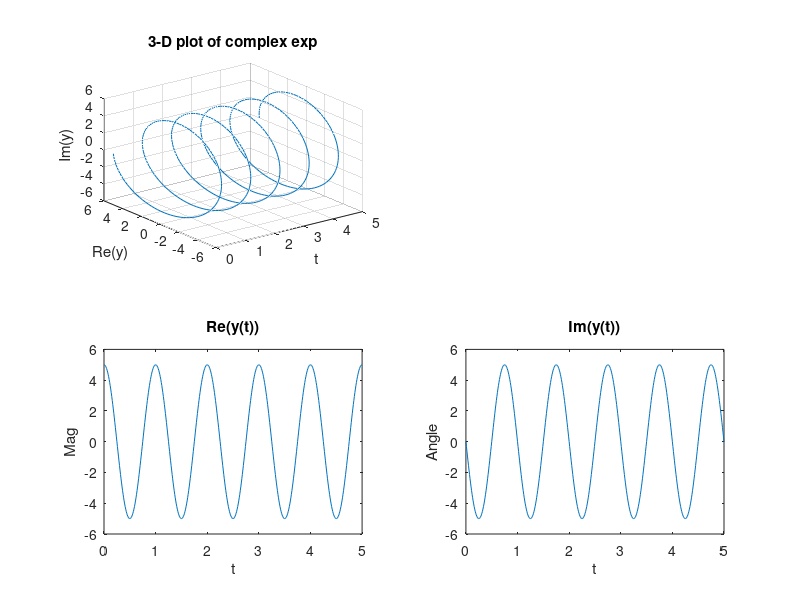
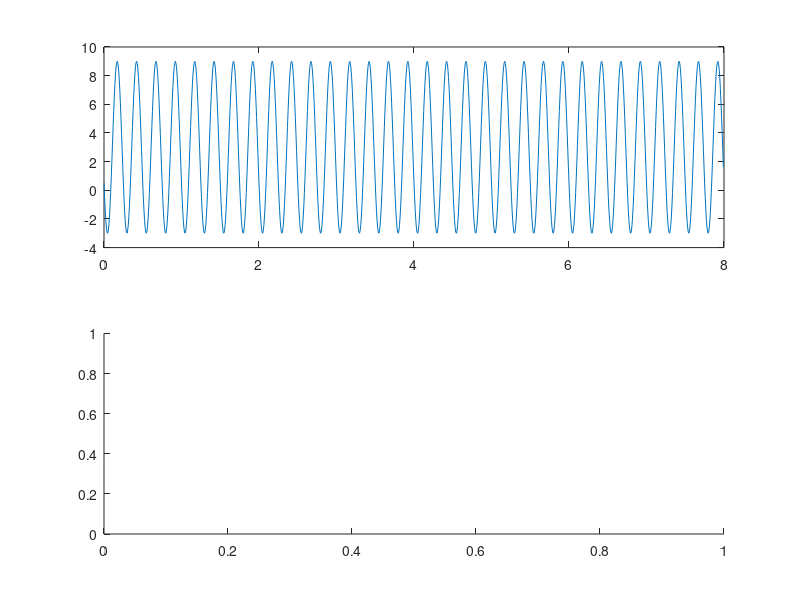

The MATLAB source for these figures, in order: (Note: this script raises an error after producing the figures.)
clear all; close all; clc;

%% Part 1: complex exponential

t=0:0.01:5;
y=5*exp(-(j*2*pi*t));
figure(1)
subplot(2,2,1);
plot3(t,real(y),imag(y));
grid
xlabel('t'),ylabel('Re(y)'),zlabel('Im(y)');
title('3-D plot of complex exp');

subplot(2,2,3),plot(t,real(y)),xlabel('t'),ylabel('Mag'),title('Re(y(t))');

subplot(2,2,4),plot(t,imag(y)),xlabel('t'),ylabel('Angle'),title('Im(y(t))');

%% Part 2: Double-Sided DFT

fs=128;
N=1024;
t=0:1/fs:((N-1)/fs);
x=3+6*cos(8*pi*t+2)+j*8*sin(8*pi*t+3)-j*6*sin(30*pi*t+1);
figure(2)
subplot(2,1,1)
plot(t,x);
subplot(2,1,2)
fplot('x',[0,1]);
xlabel('Time'),ylabel('signal in time domain');

figure(3)
xf1=abs(fft(x))/N;
xf=fftshift(xf1);
P=xf.*xf;
f=linspace(0,fs,N);
f3=[-fs/2:fs/2:1024];
f2=linspace(-fs/2,fs/2,1024);
plot(f2,xf);grid;
xlabel('Freq(Hz)'),ylabel('Double-sided amplitude spectrum');
